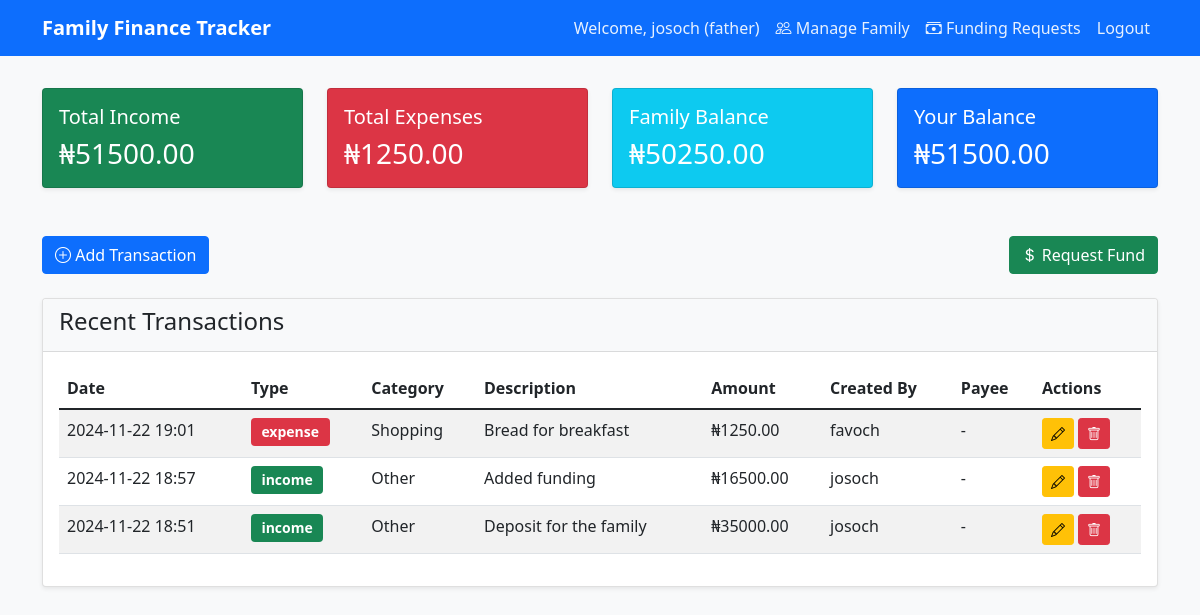
The page /dashboard (signed in) on the database its author committed.
### app.py (models this page shows, shortened)
class User(db.Model, UserMixin):
    id = db.Column(db.Integer, primary_key=True)
    username = db.Column(db.String(80), unique=True, nullable=False)
    email = db.Column(db.String(120), unique=True, nullable=False)
    password_hash = db.Column(db.String(128))
    role = db.Column(db.String(20), nullable=False)
    balance = db.Column(db.Float, default=0.0)
    is_active = db.Column(db.Boolean, default=True)
    family_id = db.Column(db.Integer, db.ForeignKey('family.id'))
    created_at = db.Column(db.DateTime, default=datetime.utcnow)
    funding_requests = db.relationship('FundingRequest',
                                     foreign_keys='FundingRequest.requested_by',
                                     backref=db.backref('requester_ref', lazy=True),
                                     lazy=True)
    requests_approved = db.relationship('FundingRequest',
                                      foreign_keys='FundingRequest.approved_by',
                                      backref=db.backref('approver_ref', lazy=True),
                                      lazy=True)
    funding_request_balances = db.relationship('FundingRequestBalance',
                                             backref='user_ref',
                                             lazy=True)
    @property
    def password(self):
        raise AttributeError('password is not a readable attribute')

class Transaction(db.Model):
    __tablename__ = 'financial_transaction'
    id = db.Column(db.Integer, primary_key=True)
    amount = db.Column(db.Float, nullable=False)
    category = db.Column(db.String(50), nullable=False)
    description = db.Column(db.String(200))
    transaction_type = db.Column(db.String(20), nullable=False)  # income/expense
    created_by = db.Column(db.Integer, db.ForeignKey('user.id'), nullable=False)
    payee_id = db.Column(db.Integer, db.ForeignKey('user.id'))
    family_id = db.Column(db.Integer, db.ForeignKey('family.id'), nullable=False)
    created_at = db.Column(db.DateTime, default=datetime.utcnow)
    creator = db.relationship('User', foreign_keys=[created_by], backref='transactions_created')
    payee = db.relationship('User', foreign_keys=[payee_id], backref='transactions_received')

### app.py (the view)
@app.route('/dashboard')
@login_required
def dashboard():
    transactions = Transaction.query.filter_by(family_id=current_user.family_id).order_by(Transaction.created_at.desc()).all()
    total_income = sum(t.amount for t in transactions if t.transaction_type == 'income')
    total_expense = sum(t.amount for t in transactions if t.transaction_type == 'expense')
    balance = total_income - total_expense
    user_balance = current_user.balance
    return render_template('dashboard.html',
                         transactions=transactions,
                         total_income=total_income,
                         total_expense=total_expense,
                         balance=balance,
                         user_balance=user_balance)

### app.py (called while the page is built)
@login_manager.user_loader
def load_user(user_id):
    return User.query.get(int(user_id))

### templates/dashboard.html (shortened to what this page needs)
<!DOCTYPE html>
<html lang="en">
<head>
    <link href="https://cdn.jsdelivr.net/npm/bootstrap@5.1.3/dist/css/bootstrap.min.css" rel="stylesheet">
    <link rel="stylesheet" href="https://cdn.jsdelivr.net/npm/bootstrap-icons@1.7.2/font/bootstrap-icons.css">
    <link rel="stylesheet" href="{{ url_for('static', filename='style.css') }}">
</head>
<body>
    <nav class="navbar navbar-expand-lg navbar-dark bg-primary">
        <div class="container">
            <a class="navbar-brand" href="#">Family Finance Tracker</a>
            <div class="collapse navbar-collapse" id="navbarNav">
                <ul class="navbar-nav ms-auto">
                    <li class="nav-item">
                        <span class="nav-link">Welcome, {{ current_user.username }} ({{ current_user.role }})</span>
                    </li>
                    {% if current_user.role == 'father' %}
                    <li class="nav-item">
                        <a class="nav-link" href="{{ url_for('manage_family_members') }}">
                            <i class="bi bi-people"></i> Manage Family
                        </a>
                    </li>
                    {% endif %}
                    <li class="nav-item">
                        <a class="nav-link" href="{{ url_for('funding_requests') }}">
                            <i class="bi bi-cash-stack"></i> Funding Requests
                        </a>
                    </li>
                    <li class="nav-item">
                        <a class="nav-link" href="{{ url_for('logout') }}">Logout</a>
                    </li>
                </ul>
            </div>
        </div>
    </nav>
    <div class="container mt-4">
        <div class="row mb-4">
            <div class="col-md-3">
                <div class="card bg-success text-white">
                    <div class="card-body">
                        <h5 class="card-title">Total Income</h5>
                        <h3 class="card-text">₦{{ "%.2f"|format(total_income) }}</h3>
                    </div>
                </div>
            </div>
            <div class="col-md-3">
                <div class="card bg-danger text-white">
                    <div class="card-body">
                        <h5 class="card-title">Total Expenses</h5>
                        <h3 class="card-text">₦{{ "%.2f"|format(total_expense) }}</h3>
                    </div>
                </div>
            </div>
            <div class="col-md-3">
                <div class="card bg-info text-white">
                    <div class="card-body">
                        <h5 class="card-title">Family Balance</h5>
                        <h3 class="card-text">₦{{ "%.2f"|format(balance) }}</h3>
                    </div>
                </div>
            </div>
            <div class="col-md-3">
                <div class="card bg-primary text-white">
                    <div class="card-body">
                        <h5 class="card-title">Your Balance</h5>
                        <h3 class="card-text">₦{{ "%.2f"|format(user_balance) }}</h3>
                    </div>
                </div>
            </div>
        </div>
        <div class="row mb-4">
            <div class="col d-flex justify-content-between">
                <a href="{{ url_for('add_transaction') }}" class="btn btn-primary">
                    <i class="bi bi-plus-circle"></i> Add Transaction
                </a>
                <a href="{{ url_for('add_funding_request') }}" class="btn btn-success">
                    <i class="bi bi-currency-dollar"></i> Request Fund
                </a>
            </div>
        </div>
        <div class="card">
            <div class="card-header">
                <h4>Recent Transactions</h4>
            </div>
            <div class="card-body">
                <div class="table-responsive">
                    <table class="table table-striped">
                        <thead>
                            <tr>
                                <th>Date</th>
                                <th>Type</th>
                                <th>Category</th>
                                <th>Description</th>
                                <th>Amount</th>
                                <th>Created By</th>
                                <th>Payee</th>
                                <th>Actions</th>
                            </tr>
                        </thead>
                        <tbody>
                            {% for transaction in transactions %}
                            <tr>
                                <td>{{ transaction.created_at.strftime('%Y-%m-%d %H:%M') }}</td>
                                <td>
                                    <span class="badge {% if transaction.transaction_type == 'income' %}bg-success{% else %}bg-danger{% endif %}">
                                        {{ transaction.transaction_type }}
                                    </span>
                                </td>
                                <td>{{ transaction.category }}</td>
                                <td>{{ transaction.description }}</td>
                                <td>₦{{ "%.2f"|format(transaction.amount) }}</td>
                                <td>{{ transaction.creator.username }}</td>
                                <td>{{ transaction.payee.username if transaction.payee else '-' }}</td>
                                <td>
                                    <a href="{{ url_for('edit_transaction', id=transaction.id) }}" class="btn btn-sm btn-warning">
                                        <i class="bi bi-pencil"></i>
                                    </a>
                                    <a href="{{ url_for('delete_transaction', id=transaction.id) }}" class="btn btn-sm btn-danger" onclick="return confirm('Are you sure you want to delete this transaction?')">
                                        <i class="bi bi-trash"></i>
                                    </a>
                                </td>
                            </tr>
                            {% endfor %}
                        </tbody>
                    </table>
                </div>
            </div>
        </div>
    </div>
</body>
</html>

### static/style.css (style rules this page uses)
body { background-color: #f8f9fa; }
.navbar { margin-bottom: 2rem; }
.card { box-shadow: 0 0.125rem 0.25rem rgba(0, 0, 0, 0.075); margin-bottom: 1.5rem; }
.card-header { background-color: #f8f9fa; border-bottom: 1px solid rgba(0, 0, 0, 0.125); }
.table th { font-weight: 600; }
.badge { font-size: 0.875rem; padding: 0.5em 0.75em; }
.btn-primary { background-color: #0d6efd; border-color: #0d6efd; }
.navbar-brand { font-weight: 600; }
.nav-link { color: rgba(255, 255, 255, 0.9) !important; }

### rows shown on the page
User: username "josoch", role "father", balance "51500.00"
Transaction: amount "1250.00"
Transaction: amount "16500.00"
Transaction: amount "35000.00"

### other values the page prints
{{ "%.2f"|format(total_income) }} "51500.00"
{{ "%.2f"|format(total_expense) }} "1250.00"
{{ "%.2f"|format(balance) }} "50250.00"
